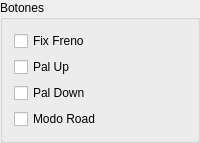
            <widget class="QGroupBox" name="grp_Botones">
             <property name="sizePolicy">
              <sizepolicy hsizetype="Preferred" vsizetype="Preferred">
               <horstretch>0</horstretch>
               <verstretch>0</verstretch>
              </sizepolicy>
             </property>
             <property name="maximumSize">
              <size>
               <width>16777215</width>
               <height>256</height>
              </size>
             </property>
             <property name="autoFillBackground">
              <bool>true</bool>
             </property>
             <property name="title">
              <string>Botones</string>
             </property>
             <layout class="QVBoxLayout" name="verticalLayout_9">
              <item>
               <layout class="QVBoxLayout" name="verticalLayout_8">
                <item>
                 <widget class="QCheckBox" name="FixFreno_chk">
                  <property name="sizePolicy">
                   <sizepolicy hsizetype="Preferred" vsizetype="Preferred">
                    <horstretch>0</horstretch>
                    <verstretch>0</verstretch>
                   </sizepolicy>
                  </property>
                  <property name="minimumSize">
                   <size>
                    <width>10</width>
                    <height>0</height>
                   </size>
                  </property>
                  <property name="text">
                   <string>Fix Freno</string>
                  </property>
                 </widget>
                </item>
                <item>
                 <widget class="QCheckBox" name="PalUp_chk">
                  <property name="sizePolicy">
                   <sizepolicy hsizetype="Preferred" vsizetype="Preferred">
                    <horstretch>0</horstretch>
                    <verstretch>0</verstretch>
                   </sizepolicy>
                  </property>
                  <property name="minimumSize">
                   <size>
                    <width>0</width>
                    <height>0</height>
                   </size>
                  </property>
                  <property name="text">
                   <string>Pal Up</string>
                  </property>
                 </widget>
                </item>
                <item>
                 <widget class="QCheckBox" name="PalDown_chk">
                  <property name="sizePolicy">
                   <sizepolicy hsizetype="Preferred" vsizetype="Preferred">
                    <horstretch>0</horstretch>
                    <verstretch>0</verstretch>
                   </sizepolicy>
                  </property>
                  <property name="minimumSize">
                   <size>
                    <width>0</width>
                    <height>0</height>
                   </size>
                  </property>
                  <property name="text">
                   <string>Pal Down</string>
                  </property>
                 </widget>
                </item>
                <item>
                 <widget class="QCheckBox" name="RoadMode_chk">
                  <property name="sizePolicy">
                   <sizepolicy hsizetype="Preferred" vsizetype="Preferred">
                    <horstretch>0</horstretch>
                    <verstretch>0</verstretch>
                   </sizepolicy>
                  </property>
                  <property name="minimumSize">
                   <size>
                    <width>0</width>
                    <height>0</height>
                   </size>
                  </property>
                  <property name="text">
                   <string>Modo Road</string>
                  </property>
                 </widget>
                </item>
               </layout>
              </item>
             </layout>
            </widget>
